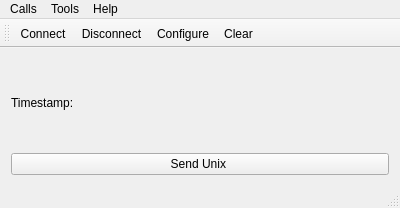
<?xml version="1.0" encoding="UTF-8"?>
<ui version="4.0">
 <class>MainWindow</class>
 <widget class="QMainWindow" name="MainWindow">
  <property name="geometry">
   <rect>
    <x>0</x>
    <y>0</y>
    <width>400</width>
    <height>208</height>
   </rect>
  </property>
  <property name="windowTitle">
   <string>Simple Terminal</string>
  </property>
  <widget class="QWidget" name="centralWidget">
   <layout class="QVBoxLayout" name="verticalLayout">
    <item>
     <widget class="QLabel" name="m_time">
      <property name="text">
       <string>Timestamp:</string>
      </property>
     </widget>
    </item>
    <item>
     <widget class="QPushButton" name="pushButton">
      <property name="text">
       <string>Send Unix </string>
      </property>
     </widget>
    </item>
   </layout>
  </widget>
  <widget class="QMenuBar" name="menuBar">
   <property name="geometry">
    <rect>
     <x>0</x>
     <y>0</y>
     <width>400</width>
     <height>21</height>
    </rect>
   </property>
   <widget class="QMenu" name="menuCalls">
    <property name="title">
     <string>Calls</string>
    </property>
    <addaction name="actionConnect"/>
    <addaction name="actionDisconnect"/>
    <addaction name="separator"/>
    <addaction name="actionQuit"/>
   </widget>
   <widget class="QMenu" name="menuTools">
    <property name="title">
     <string>Tools</string>
    </property>
    <addaction name="actionConfigure"/>
    <addaction name="actionClear"/>
   </widget>
   <widget class="QMenu" name="menuHelp">
    <property name="title">
     <string>Help</string>
    </property>
    <addaction name="actionAbout"/>
    <addaction name="actionAboutQt"/>
   </widget>
   <addaction name="menuCalls"/>
   <addaction name="menuTools"/>
   <addaction name="menuHelp"/>
  </widget>
  <widget class="QToolBar" name="mainToolBar">
   <attribute name="toolBarArea">
    <enum>TopToolBarArea</enum>
   </attribute>
   <attribute name="toolBarBreak">
    <bool>false</bool>
   </attribute>
   <addaction name="actionConnect"/>
   <addaction name="actionDisconnect"/>
   <addaction name="actionConfigure"/>
   <addaction name="actionClear"/>
  </widget>
  <widget class="QStatusBar" name="statusBar"/>
  <action name="actionAbout">
   <property name="text">
    <string>&amp;About</string>
   </property>
   <property name="toolTip">
    <string>About program</string>
   </property>
   <property name="shortcut">
    <string>Alt+A</string>
   </property>
  </action>
  <action name="actionAboutQt">
   <property name="text">
    <string>About Qt</string>
   </property>
  </action>
  <action name="actionConnect">
   <property name="icon">
    <iconset resource="terminal.qrc">
     <normaloff>:/images/connect.png</normaloff>:/images/connect.png</iconset>
   </property>
   <property name="text">
    <string>C&amp;onnect</string>
   </property>
   <property name="toolTip">
    <string>Connect to serial port</string>
   </property>
   <property name="shortcut">
    <string>Ctrl+O</string>
   </property>
  </action>
  <action name="actionDisconnect">
   <property name="icon">
    <iconset resource="terminal.qrc">
     <normaloff>:/images/disconnect.png</normaloff>:/images/disconnect.png</iconset>
   </property>
   <property name="text">
    <string>&amp;Disconnect</string>
   </property>
   <property name="toolTip">
    <string>Disconnect from serial port</string>
   </property>
   <property name="shortcut">
    <string>Ctrl+D</string>
   </property>
  </action>
  <action name="actionConfigure">
   <property name="icon">
    <iconset resource="terminal.qrc">
     <normaloff>:/images/settings.png</normaloff>:/images/settings.png</iconset>
   </property>
   <property name="text">
    <string>&amp;Configure</string>
   </property>
   <property name="toolTip">
    <string>Configure serial port</string>
   </property>
   <property name="shortcut">
    <string>Alt+C</string>
   </property>
  </action>
  <action name="actionClear">
   <property name="icon">
    <iconset resource="terminal.qrc">
     <normaloff>:/images/clear.png</normaloff>:/images/clear.png</iconset>
   </property>
   <property name="text">
    <string>C&amp;lear</string>
   </property>
   <property name="toolTip">
    <string>Clear data</string>
   </property>
   <property name="shortcut">
    <string>Alt+L</string>
   </property>
  </action>
  <action name="actionQuit">
   <property name="icon">
    <iconset resource="terminal.qrc">
     <normaloff>:/images/application-exit.png</normaloff>:/images/application-exit.png</iconset>
   </property>
   <property name="text">
    <string>&amp;Quit</string>
   </property>
   <property name="shortcut">
    <string>Ctrl+Q</string>
   </property>
  </action>
 </widget>
 <layoutdefault spacing="6" margin="11"/>
 <resources>
  <include location="terminal.qrc"/>
 </resources>
 <connections>
  <connection>
   <sender>pushButton</sender>
   <signal>clicked()</signal>
   <receiver>MainWindow</receiver>
   <slot>buttonClicked()</slot>
   <hints>
    <hint type="sourcelabel">
     <x>276</x>
     <y>170</y>
    </hint>
    <hint type="destinationlabel">
     <x>304</x>
     <y>209</y>
    </hint>
   </hints>
  </connection>
 </connections>
 <slots>
  <slot>buttonClicked()</slot>
 </slots>
</ui>
